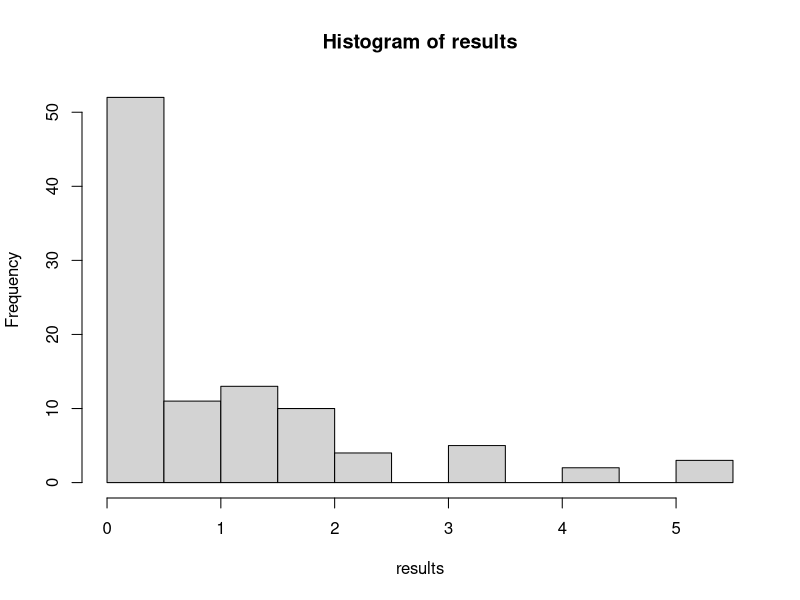
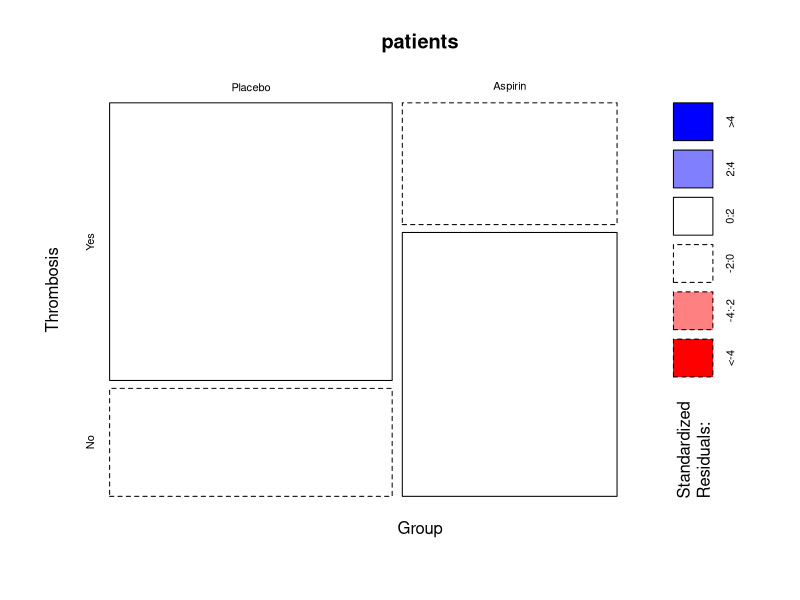
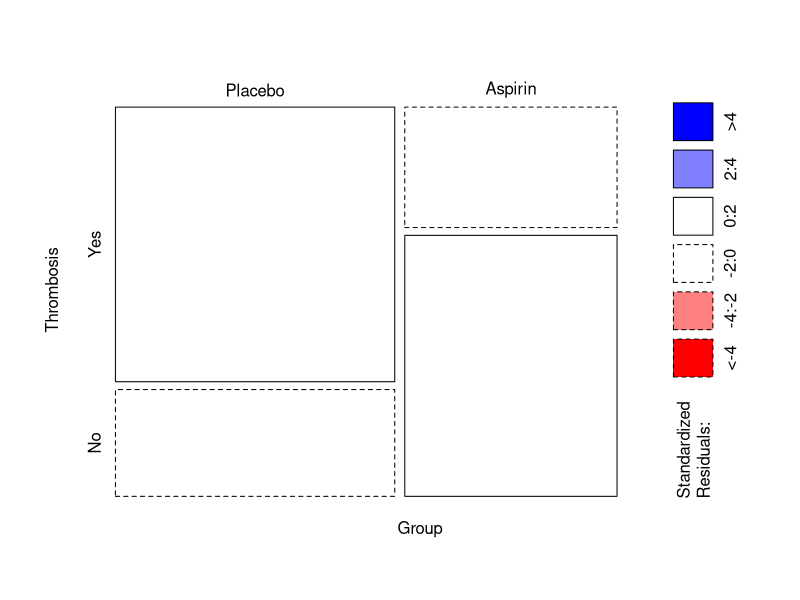
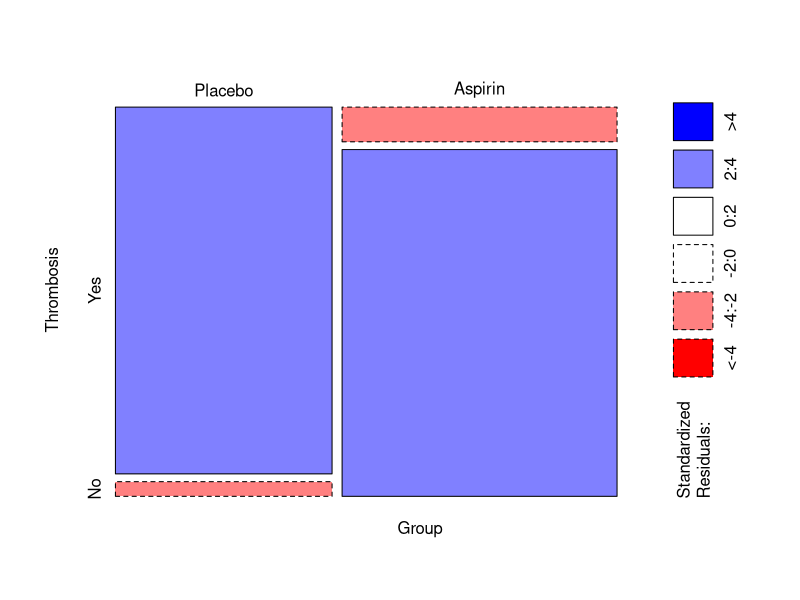
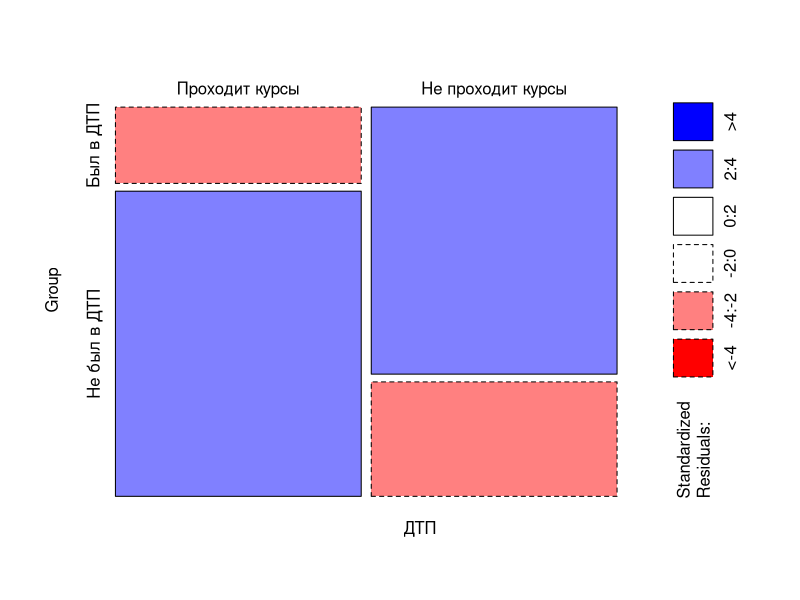

Generate these figures, in order, with R:
## ---- chunk 1
chi_square_distance <- function() {
  e <- c(30, 30)
  sum((table(sample(x = 2, size = 60, replace = TRUE)) - e) ^ 2 / e)
}

results <- replicate(100, chi_square_distance())
hist(results)
## ---- chunk 2
(0.53 * 1500) - 1500

45 * 45 * 2 / 750
## ---- chunk 3
O <- matrix(c(15, 11, 9, 6), ncol = 2)
E <- outer(rowSums(O), colSums(O)) / sum(O)
# выводим результаты
print(addmargins(O))
print(addmargins(E))

# готовое решение
print(chisq.test(O)$expected)

# Задача
O1 <- matrix(c(10, 5, 6, 15), ncol = 2)

chisq.test(O1)$expected
## ---- chunk 4
O <- matrix(c(15, 11, 9, 6), ncol = 2)
E <- outer(rowSums(O), colSums(O)) / sum(O)
test <- sum((O - E)^2 / E)
df <- (ncol(O) - 1) * (nrow(O) - 1)
pval <- pchisq(test, df, lower.tail = FALSE)
# сравним результат
print(list(chisq = test, df = df, p.value = pval))
print(chisq.test(O, correct = FALSE))
## ---- chunk 5
O <- matrix(c(20, 11, 7, 15, 12, 9), ncol = 2)
E <- outer(rowSums(O), colSums(O)) / sum(O)
test <- sum((O - E)^2 / E)

print(chisq.test(O, correct = FALSE))

## ---- chunk 6
#воспроизведём данные
patients <- rbind(c(18, 7), c(6, 13))
#подпишем строки и столбцы
colnames(patients) <- c("Yes", "No")
rownames(patients) <- c("Placebo", "Aspirin")
#вот график, который нам нужен
mosaicplot(patients, color=T, shade=T, ylab="Thrombosis", xlab="Group")
#а вот так можно в точности воспроизвести рисунок, который мы видели
mosaicplot(patients, color=T, shade=T, ylab="Thrombosis", xlab="Group", cex.axis=1, main="")
## ---- chunk 7
#воссоздадим таблицу
patients2 <- rbind(c(25, 1), c(3, 30))
#подпишем строки и столбцы
colnames(patients2) <- c("Yes", "No")
rownames(patients2) <- c("Placebo", "Aspirin")
#вот наш график
mosaicplot(patients2, color=T, shade=T, ylab="Thrombosis", xlab="Group", cex.axis=1, main="")
## ---- chunk 8
#воссоздадим таблицу
dtp <- rbind(c(10, 40), c(35, 15))
#подпишем строки и столбцы
colnames(dtp) <- c("Был в ДТП", "Не был в ДТП")
rownames(dtp) <- c("Проходит курсы", "Не проходит курсы")
#вот наш график
mosaicplot(dtp, color=T, shade=T, xlab="ДТП", ylab="Group", cex.axis=1, main="")

test <- chisq.test(dtp)
test
## ---- chunk 9
choose(4, 3)*choose(4, 1)/choose(8, 4)
